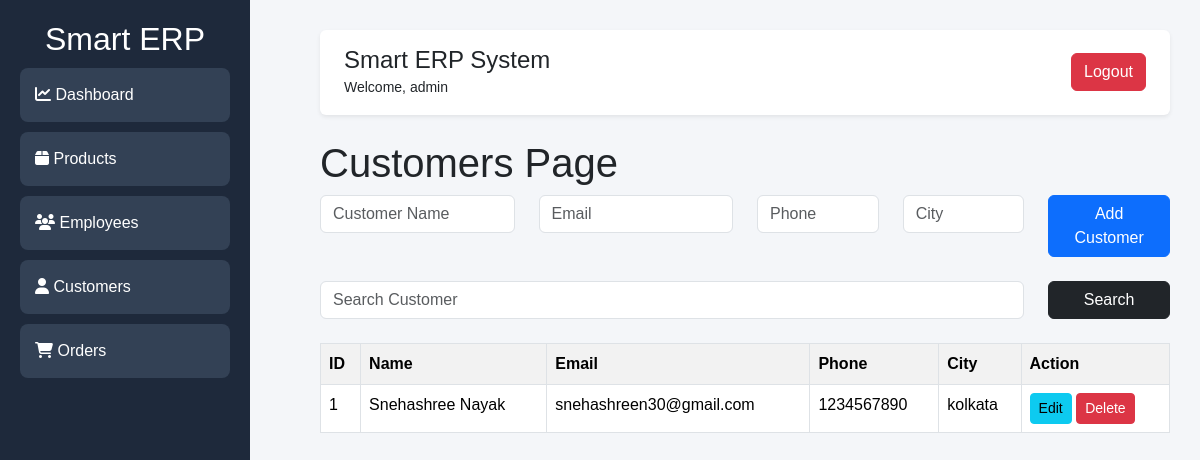
The page /customers/ (signed in) on the database its author committed.
### dashboardapp/models.py (models this page shows, shortened)
class Customer(models.Model):
    name = models.CharField(max_length=100)
    email = models.EmailField()
    phone = models.CharField(max_length=15)
    city = models.CharField(max_length=100)

### dashboardapp/views.py (the view, shortened to what this page needs)
@login_required(login_url='/login/')
def customers(request):
    search = request.GET.get('search')
    if search:
        customers = Customer.objects.filter(
            name__icontains=search
        )
    else:
        customers = Customer.objects.all()
    return render(
        request,
        'customers.html',
        {
            'customers': customers
        }
    )

### dashboardapp/templates/customers.html (shortened to what this page needs)
{% extends 'base.html' %}
{% block content %}
<h1>Customers Page</h1>
<form method="POST" class="mb-4">
    <div class="row">
        <div class="col-md-3">
            <input
                type="text"
                name="name"
                placeholder="Customer Name"
                class="form-control"
                required
            >
        </div>
        <div class="col-md-3">
            <input
                type="email"
                name="email"
                placeholder="Email"
                class="form-control"
                required
            >
        </div>
        <div class="col-md-2">
            <input
                type="text"
                name="phone"
                placeholder="Phone"
                class="form-control"
                required
            >
        </div>
        <div class="col-md-2">
            <input
                type="text"
                name="city"
                placeholder="City"
                class="form-control"
                required
            >
        </div>
        <div class="col-md-2">
            <button
                type="submit"
                class="btn btn-primary w-100"
            >
                Add Customer
            </button>
        </div>
    </div>
</form>
<form method="GET" class="mb-4">
    <div class="row">
        <div class="col-md-10">
            <input
                type="text"
                name="search"
                placeholder="Search Customer"
                class="form-control"
            >
        </div>
        <div class="col-md-2">
            <button
                type="submit"
                class="btn btn-dark w-100"
            >
                Search
            </button>
        </div>
    </div>
</form>
<div class="table-responsive">
<table class="table table-bordered table-hover table-striped bg-white">
    <tr style="background:#1e293b;color:white;">
        <th>ID</th>
        <th>Name</th>
        <th>Email</th>
        <th>Phone</th>
        <th>City</th>
        <th>Action</th>
    </tr>
    {% for customer in customers %}
    <tr>
        <td>{{ customer.id }}</td>
        <td>{{ customer.name }}</td>
        <td>{{ customer.email }}</td>
        <td>{{ customer.phone }}</td>
        <td>{{ customer.city }}</td>
        <td>
            <a
                href="/update-customer/{{ customer.id }}/"
                class="btn btn-info btn-sm"
            >
                Edit
            </a>
            <a
                href="/delete-customer/{{ customer.id }}/"
                class="btn btn-danger btn-sm"
            >
                Delete
            </a>
        </td>
    </tr>
    {% endfor %}
</table>
</div>
{% endblock %}

### dashboardapp/templates/base.html (shortened to what this page needs)
<!DOCTYPE html>
<html>
<head>
    <link
    href="https://cdn.jsdelivr.net/npm/bootstrap@5.3.3/dist/css/bootstrap.min.css"
    rel="stylesheet"
>
<link
    rel="stylesheet"
    href="https://cdnjs.cloudflare.com/ajax/libs/font-awesome/6.5.2/css/all.min.css"
>
</head>
<body>
    <div class="sidebar">
        <h2>Smart ERP</h2>
        <ul>
            <li>
    <a href="/">
        <i class="fa-solid fa-chart-line"></i>
        Dashboard
    </a>
</li>
<li>
    <a href="/products/">
        <i class="fa-solid fa-box"></i>
        Products
    </a>
</li>
<li>
    <a href="/employees/">
        <i class="fa-solid fa-users"></i>
        Employees
    </a>
</li>
<li>
    <a href="/customers/">
        <i class="fa-solid fa-user"></i>
        Customers
    </a>
</li>
<li>
    <a href="/orders/">
        <i class="fa-solid fa-cart-shopping"></i>
        Orders
    </a>
</li>
        </ul>
    </div>
    <div class="main">
        <nav class="navbar navbar-light bg-white shadow-sm rounded px-4 py-3 mb-4">
        <div>
               <h4 class="mb-0">
        Smart ERP System
    </h4>
    <small>
        Welcome,
        {{ request.user.username }}
    </small>
        </div>
        <div>
            <a
    href="/logout/"
    class="btn btn-danger"
>
    Logout
</a>
        </div>
    </nav>
        {% block content %}
        {% endblock %}
    </div>
</body>
</html>

### dashboardapp/templates/base.html (style rules this page uses)
body { margin:0; font-family:Arial; background:#f4f6f9; }
.sidebar { width:250px; height:100vh; background:#1e293b; color:white; position:fixed; padding:20px; }
.sidebar h2 { text-align:center; }
.sidebar ul { list-style:none; padding:0; }
.sidebar ul li { padding:15px; margin-top:10px; background:#334155; border-radius:8px; }
.main { margin-left:290px; padding:30px; }
a { color:white; text-decoration:none; display:block; }

### rows shown on the page
Customer: id "1", name "Snehashree Nayak", email "snehashreen30@gmail.com", phone "1234567890", city "kolkata"

### other values the page prints
{{ request.user.username }} "admin"
